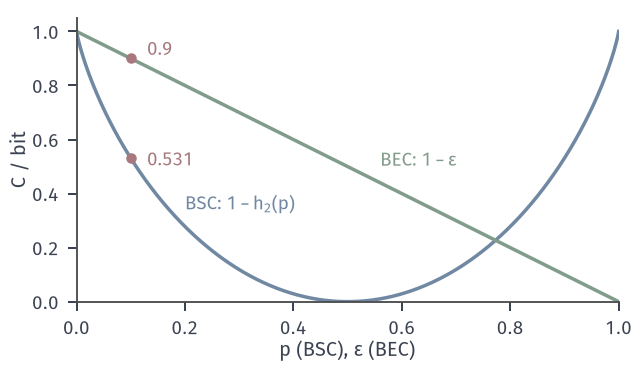

This chart was generated by the following Python code:
from pathlib import Path
import sys
HERE = Path(__file__).resolve().parent
sys.path.insert(0, str(HERE.parent/"dcc-common"))
from dcc_fig import *
# Capacity of BSC(p), C = 1 - h2(p) (blue), and of BEC(eps), C = 1 - eps (green), plotted against the corruption
# probability (flip probability p or erasure probability eps). Red dots at probability 0.1: 0.531 versus 0.9.
x = np.linspace(0, 1, 801)
fig, ax = figure(width_mm=90, height_mm=52)
panel(fig, left=.12, right=.97, top=.95, bottom=.18)
ax.plot(x, 1-h2(x), color=BLUE, lw=1.4); ax.plot(x, 1-x, color=GREEN, lw=1.4)
for y in (1-float(h2(.1)), .9): dot(ax, .1, y)
lab(ax, .13, 1-float(h2(.1))-.03, r'$0.531$', RED); lab(ax, .13, .91, r'$0.9$', RED)
lab(ax, .2, .34, r'BSC: $1-h_2(p)$', BLUE); lab(ax, .56, .5, r'BEC: $1-\varepsilon$', GREEN)
ax.set_xlim(0, 1); ax.set_ylim(0, 1.05); ax.set_xlabel(r'$p$ (BSC), $\varepsilon$ (BEC)', labelpad=1); ax.set_ylabel(r'$C$ / bit', labelpad=1)
save(fig, HERE, 'figure', {'bsc_0.1': 1-float(h2(.1)), 'bec_0.1': .9})
